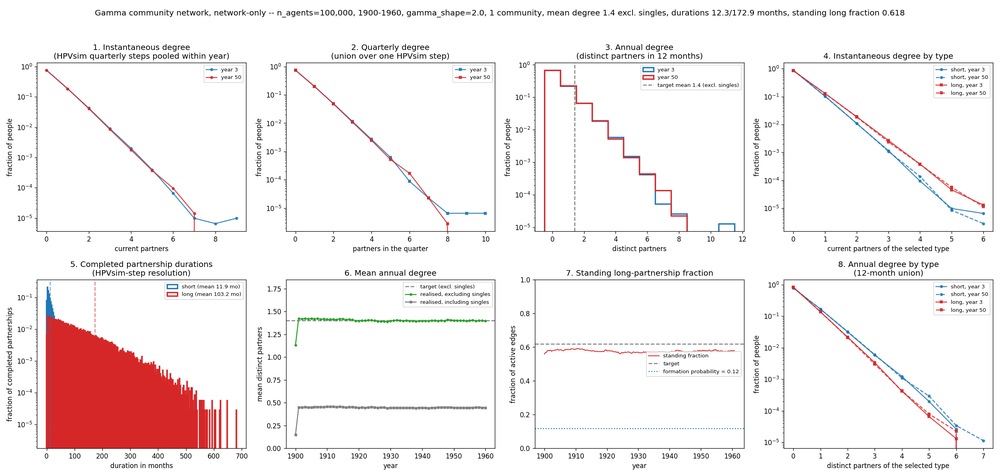
#> input picture figs/R0 corrected/gamma2_meandeg1p4/network/gamma2_meandeg1p4_vaxgeno_100k_1900_2050_50runs_network_distributions.png, 1000 x 476 px, shrunk from 2520 x 1200 before the run
$ python -i paper_figures.py   (imports and definitions only)
#> lines starting #> are read from the running program, lines starting #| are printed output that depends on the picture; after the words box and inside, x2 and y2 are one past the last pixel; in counts of white or black regions, pixels touching at a corner belong together
#> further down, picture is the input picture: PIL image 1000x476 RGBA; mean R, G, B, A 245.8, 239.6, 239.8, 255
"""
paper_figures.py
================

Builds Paper_Writeup/figures/ (the Overleaf project's figure folder) from the analysis figures in
figs/ and network_plots/, so the paper always shows the current version of each figure. Re-run it
after regenerating any figure below, then compile and push the paper.

    python paper_figures.py

Every entry in FIGURES is (source, destination[, crop]). Sources are relative to this folder;
destinations are relative to Paper_Writeup/figures/ and are what the .tex files reference.

crop picks one panel (or row of panels) out of a multi-panel diagnostic figure, so that single
panels can sit beside their Natsal-3 counterparts in the methods:

    ('dist', col, row)  one panel of the 4 x 2 network-distribution figure drawn by
                        run_r0_corrected_1900.plot_distributions / default_network_testing.py /
                        community_powerlaw_testing.py (figsize 21 x 10, tight_layout top 0.96).
                        Panels: row 0 = 1 instantaneous, 2 quarterly, 3 annual degree,
                        4 instantaneous by type; row 1 = 5 durations, 6 mean annual degree,
                        7 standing long fraction, 8 annual degree by type.
    ('mix', row)        one row of the 2 x 2 mixing figure (run_r0_corrected_1900.plot_mixing,
                        community_powerlaw_testing.py; tight_layout top 0.95). Row 0 = input and
                        realised age mixing, row 1 = degree by age.

Crops are trimmed to their content. A missing source is reported and skipped, not fatal.
"""
import pathlib
import shutil

from PIL import Image, ImageChops

REPO = pathlib.Path(__file__).resolve().parent
OUT = REPO / 'Paper_Writeup' / 'figures'

R0C = 'figs/R0 corrected'
G2_TAG = 'gamma2_meandeg1p4_vaxgeno_100k_1900_2050_50runs'
P35_TAG = 'powerlaw3p5_nogate_meandeg1p4_vaxgeno_100k_1900_2050_50runs'
G2_NET = f'{R0C}/gamma2_meandeg1p4/network/{G2_TAG}'
P35_NET = f'{R0C}/powerlaw_alpha3p5_nogate/network/{P35_TAG}'
DEF_NET = 'figs/Default/meandeg1p4/network/default_meandeg1p4'

# Network panels paired with Natsal in the methods: (name, dist-figure column, row)
DIST_PANELS = [('inst_degree', 0, 0), ('annual_degree', 2, 0), ('durations', 0, 1),
               ('mean_annual_degree', 1, 1)]
CURRENT_NETWORKS = {  # the mean-degree-1.4 networks used in results settings B and C
    'default': f'{DEF_NET}_network_distributions.png',
    'gamma2': f'{G2_NET}_network_distributions.png',
    'powerlaw3p5': f'{P35_NET}_network_distributions.png',
}

FIGURES = []

# ---- Methods: Natsal-3 (export_natsal_figures.py) ----
# [33 lines not run here, left out]

# ---- Results A: first network comparison (1980-2055, usual interventions) ----
A = 'results/A_initial'
# [18 lines not run here, left out]

# ---- Results B: mean degree 1.4, calibrated genotypes (1950-2070) ----
B = 'results/B_meandeg1p4'
# [8 lines not run here, left out]

# ---- Results C: R0-corrected (R0 1-1.5 per genotype, 1900-2050) ----
C = 'results/C_r0_corrected'
# [6 lines not run here, left out]

# ---- Results: single-network analyses (no default/gamma/power-law set) ----
O = 'results/other'
# [10 lines not run here, left out]


def trim(im, pad=12):
    """Crop to the non-background content (background = top-left pixel colour), plus a margin."""
#> called with pad = 12
    rgb = im.convert('RGB')
    bg = Image.new('RGB', rgb.size, rgb.getpixel((0, 0)))
#> bg: PIL image 1000x476 RGB; every value is 255
    diff = ImageChops.difference(rgb, bg).convert('L').point(lambda v: 255 if v > 24 else 0)
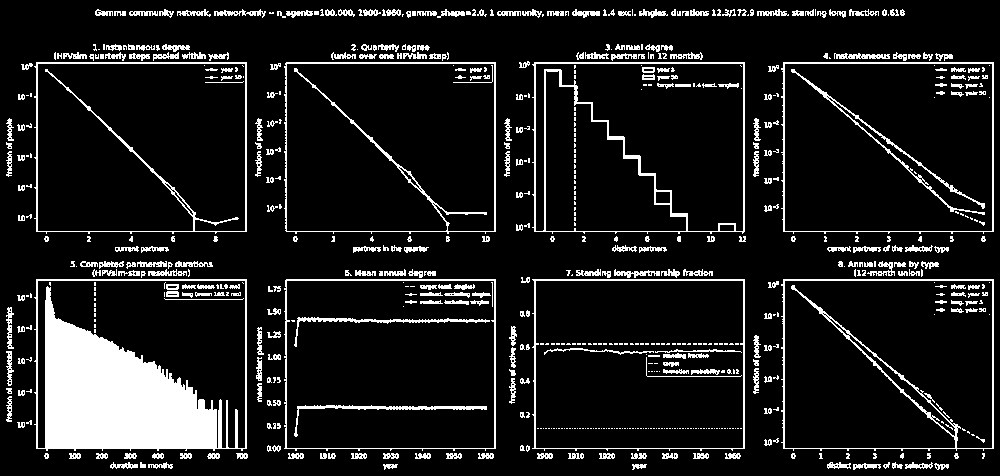
#> diff: PIL image 1000x476 L; 11.5% white; 676 white regions (335 under 20 px), largest, box (x1, y1, x2, y2) and area: (34, 279, 247, 451) 17829, (532, 62, 745, 234) 2574, (781, 279, 994, 451) 2319
    box = diff.getbbox()
#> box = (6, 9, 994, 470)
    if box is None:
        return rgb
    l, t, r, b = box
#> l = 6; t = 9; r = 994; b = 470
    return rgb.crop((max(l - pad, 0), max(t - pad, 0), min(r + pad, rgb.width), min(b + pad, rgb.height)))


# [53 lines left out: functions row_gap, crop, main, not called in this run]


# [2 lines not run here, left out]

>>> from PIL import Image
>>> picture = Image.open('figs/R0 corrected/gamma2_meandeg1p4/network/gamma2_meandeg1p4_vaxgeno_100k_1900_2050_50runs_network_distributions.png')
>>> result = trim(picture)

$ run again, on community_powerlaw_testing_distributions.png
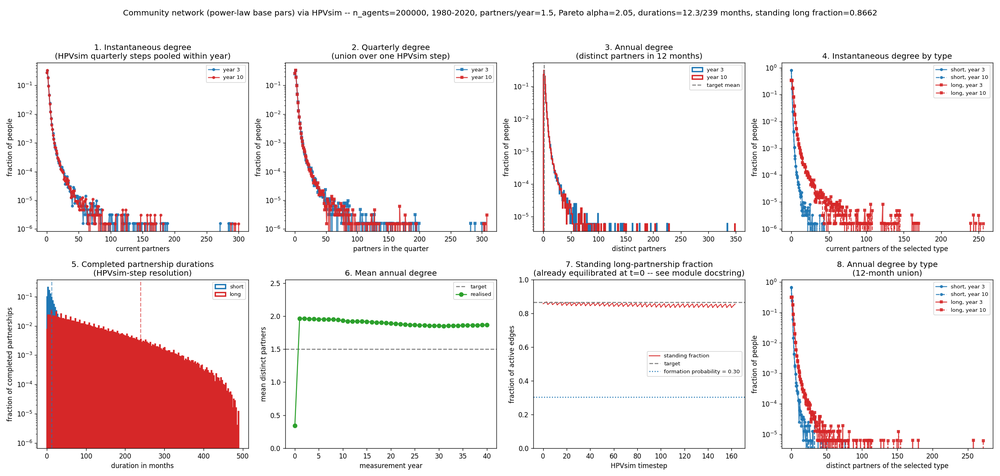
#> input picture community_powerlaw_testing_distributions.png, 1000 x 476 px, shrunk from 2520 x 1200 before the run
#> picture is the input picture: PIL image 1000x476 RGBA; mean R, G, B, A 244.2, 235.2, 235.5, 255
#> bg: PIL image 1000x476 RGB; every value is 255
#> in trim, `diff = ImageChops.difference(rgb, bg).convert('L').point(lambda v: 255..`:
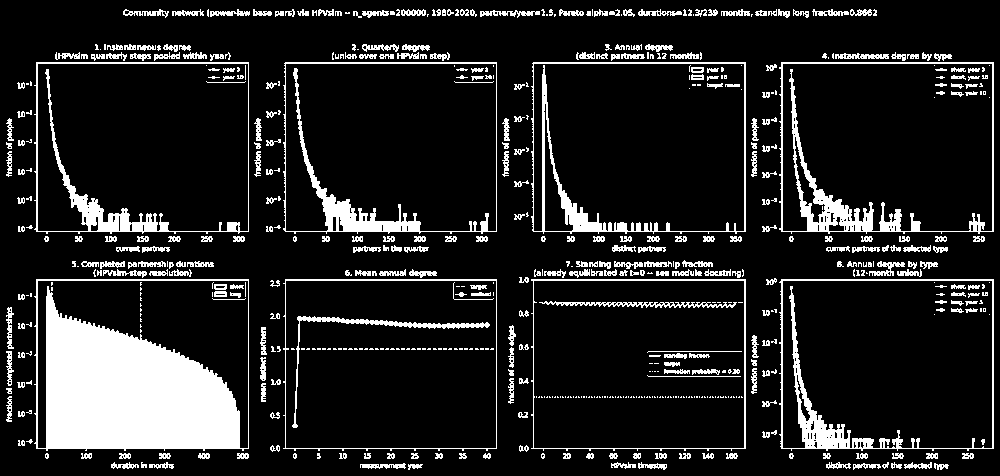
#> diff: PIL image 1000x476 L; 13.6% white; 615 white regions (280 under 20 px), largest, box (x1, y1, x2, y2) and area: (34, 279, 249, 451) 21514, (779, 62, 994, 234) 4255, (779, 279, 994, 451) 3642
#> box = (6, 9, 994, 470)
#> l = 6; t = 9; r = 994; b = 470

$ run again, on community_powerlaw_testing_mixing.png
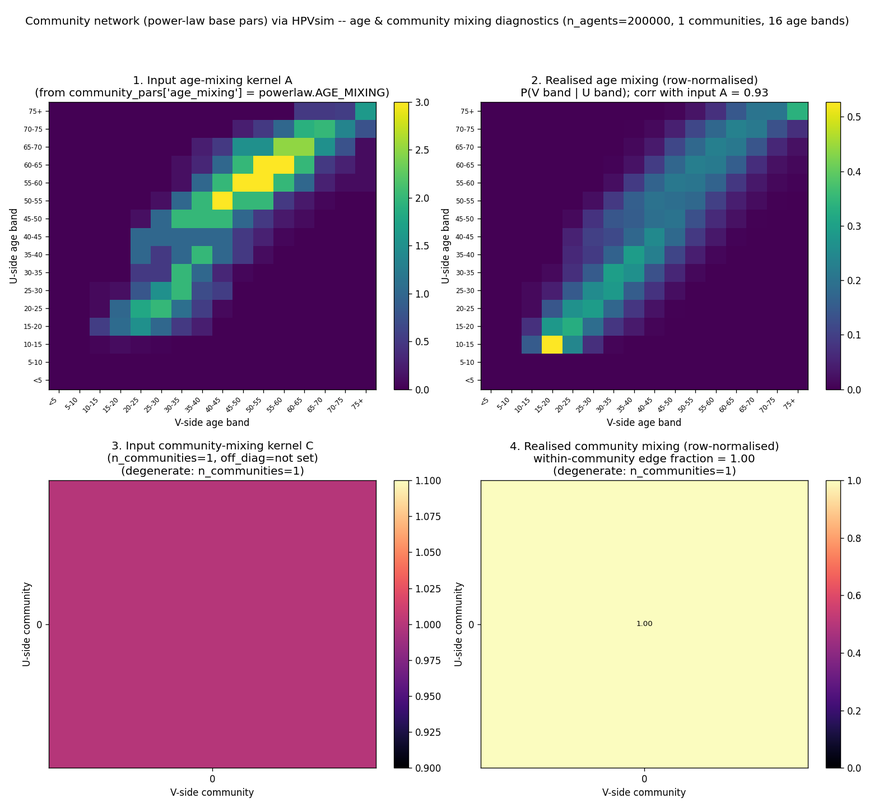
#> input picture community_powerlaw_testing_mixing.png, 874 x 807 px, shrunk from 1560 x 1440 before the run
#> picture is the input picture: PIL image 874x807 RGBA; mean R, G, B, A 185.4, 160.1, 177.9, 255
#> bg: PIL image 874x807 RGB; every value is 255
#> in trim, `diff = ImageChops.difference(rgb, bg).convert('L').point(lambda v: 255..`:
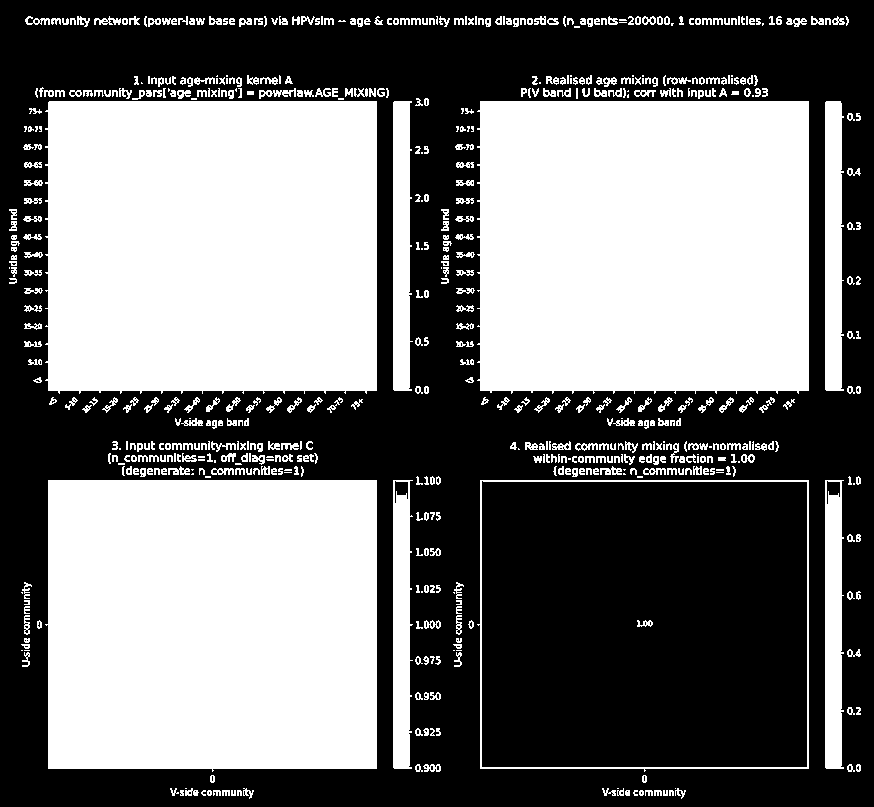
#> diff: PIL image 874x807 L; 46.9% white; 618 white regions (109 under 20 px), largest, box (x1, y1, x2, y2) and area: (45, 101, 377, 394) 95563, (477, 101, 809, 394) 95563, (45, 480, 377, 772) 95089
#> box = (9, 16, 861, 799)
#> l = 9; t = 16; r = 861; b = 799
#> in trim, `return rgb.crop((max(l - pad, 0), max(t - pad, 0), min(r + pad, rgb.wi..`:
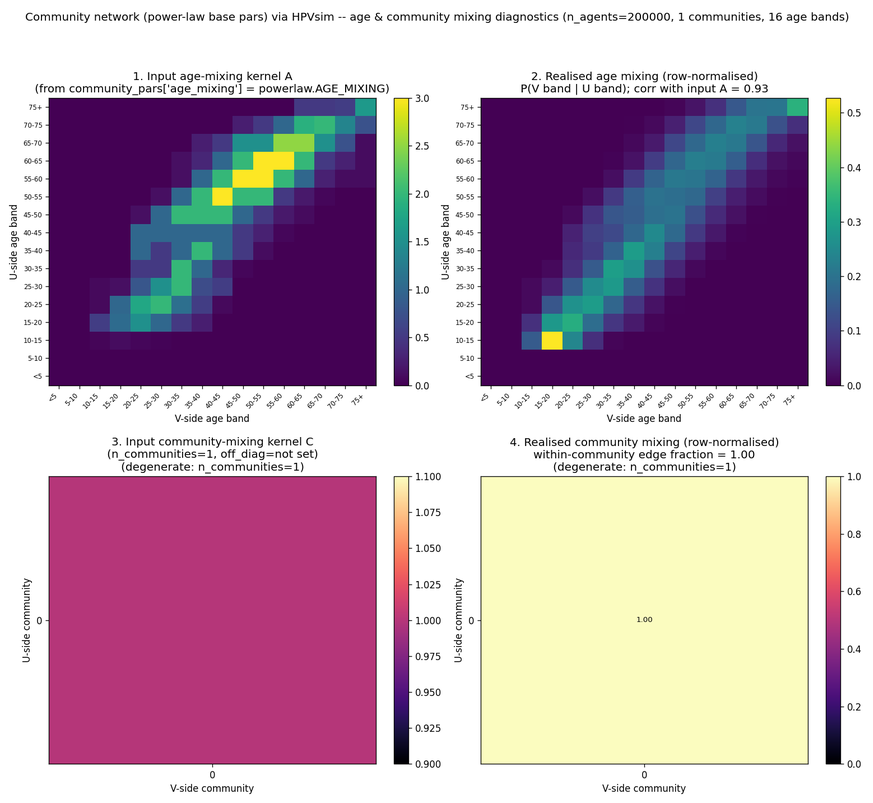
#> returned value: PIL image 873x803 RGB; mean R, G, B 184.9, 159.6, 177.5
